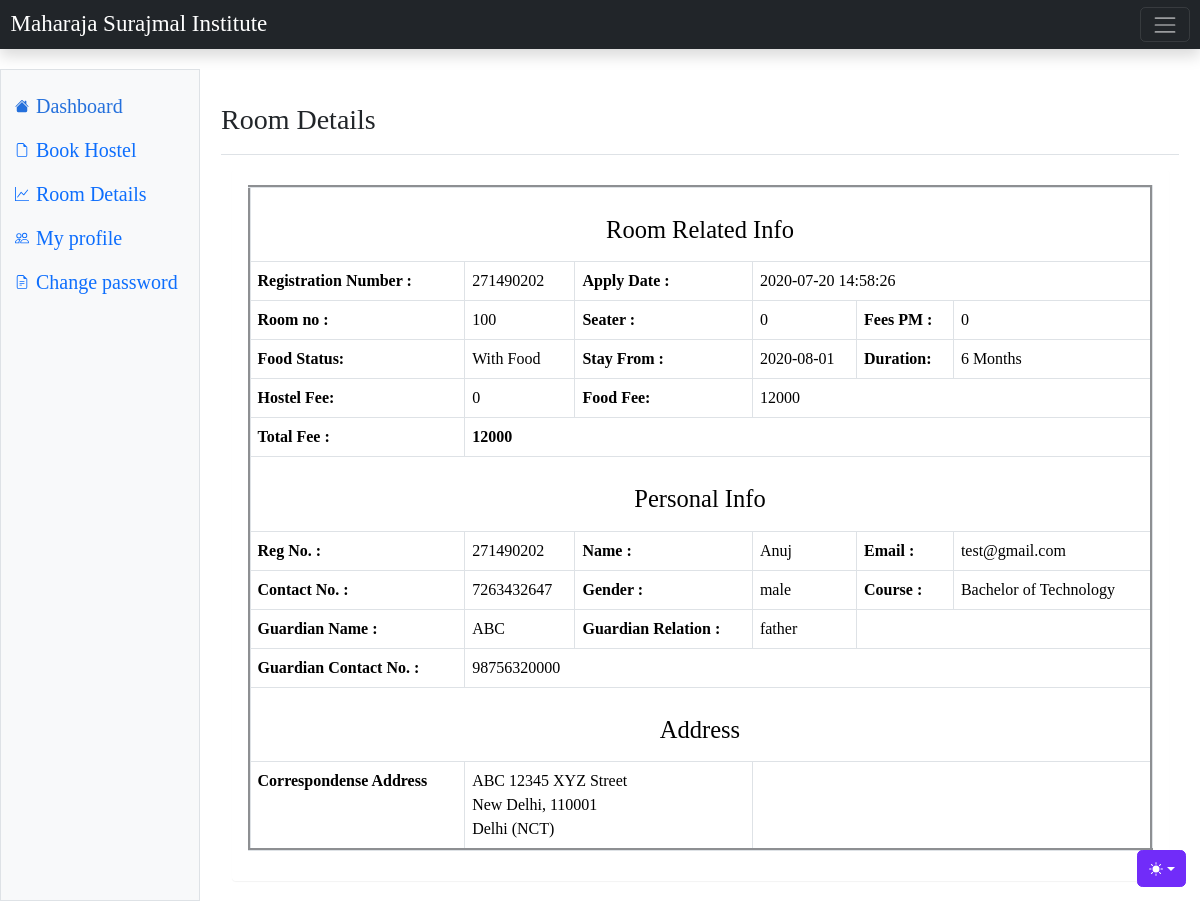
/hostel/room-details.php (signed in), run on the app's committed database.
### tables this page shows
CREATE TABLE `registration` (
  `id` int(11) NOT NULL,
  `roomno` int(11) DEFAULT NULL,
  `seater` int(10) NOT NULL,
  `feespm` int(10) NOT NULL,
  `foodstatus` int(11) DEFAULT NULL,
  `stayfrom` date DEFAULT NULL,
  `duration` int(11) DEFAULT NULL,
  `course` varchar(500) DEFAULT NULL,
  `regno` bigint(15) DEFAULT NULL,
  `name` varchar(500) DEFAULT NULL,
  `gender` varchar(250) DEFAULT NULL,
  `contactno` bigint(11) DEFAULT NULL,
  `emailid` varchar(500) DEFAULT NULL,
  `guardianName` varchar(500) DEFAULT NULL,
  `guardianRelation` varchar(100) NOT NULL,
  `guardianContactno` bigint(11) DEFAULT NULL,
  `corresAddress` varchar(500) DEFAULT NULL,
  `corresCIty` varchar(500) DEFAULT NULL,
  `corresState` varchar(500) DEFAULT NULL,
  `corresPincode` int(11) DEFAULT NULL,
  `postingDate` timestamp NULL DEFAULT CURRENT_TIMESTAMP,
  `updationDate` varchar(500) DEFAULT NULL
);

### hostel/room-details.php (the view, shortened to what this page needs)
<!DOCTYPE html>
<html lang="en" data-bs-theme="auto">
<head>
    <link rel="stylesheet" href="https://cdn.jsdelivr.net/npm/@docsearch/css@3">
    <link href="../assets/dist/css/bootstrap.min.css" rel="stylesheet">
    <link href="https://cdn.jsdelivr.net/npm/bootstrap-icons@1.10.5/font/bootstrap-icons.min.css" rel="stylesheet">
    <link href="css/sign-in.css" rel="stylesheet">
    <link href="css/dashboard.css" rel="stylesheet">
    <link rel="stylesheet" href="css/style.css">
</head>
<body style="font-family: 'Times New Roman', Times, serif;">
    <?php include('includes/navbar-dashboard.php'); ?>
    <main class="col-md-9 ms-sm-auto col-lg-10 px-md-4">
        <div class="d-flex justify-content-between flex-wrap flex-md-nowrap align-items-center pt-3 pb-2 mb-3 border-bottom">
            <h1 class="h2">Room Details</h1>
        </div>
        <div class="content-wrapper" style="font-size: 16px; font-family: georgia">
            <div class="container-fluid">
                <div class="col-md-12">
                    <div class="panel panel-default">
                        <div class="panel-heading">
                            <div class="panel-body">
                                <table id="zctb" class="table table-bordered " cellspacing="0" width="100%" border="3">
                                    <tbody>
                                        <?php
                                        $aid = $_SESSION['login'];
                                        $ret = "select * from registration where (emailid=? || id=?)";
                                        $stmt = $mysqli->prepare($ret);
                                        $stmt->bind_param('ss', $aid, $aid);
                                        $stmt->execute();
                                        $res = $stmt->get_result();
                                        while ($row = $res->fetch_object()) {
                                        ?>
                                            <tr>
                                                <td colspan="6" style="text-align:center;">
                                                    <h3>Room Related Info</h3>
                                                </td>
                                            </tr>
                                            <tr>
                                                <th>Registration Number :</th>
                                                <td><?php echo $row->regno; ?></td>
                                                <th>Apply Date :</th>
                                                <td colspan="3"><?php echo $row->postingDate; ?></td>
                                            </tr>
                                            <tr>
                                                <td><b>Room no :</b></td>
                                                <td><?php echo $row->roomno; ?></td>
                                                <td><b>Seater :</b></td>
                                                <td><?php echo $row->seater; ?></td>
                                                <td><b>Fees PM :</b></td>
                                                <td><?php echo $fpm = $row->feespm; ?></td>
                                            </tr>
                                            <tr>
                                                <td><b>Food Status:</b></td>
                                                <td>
                                                    <?php if ($row->foodstatus == 0) {
                                                        echo "Without Food";
                                                    } else {
                                                        echo "With Food";
                                                    }; ?></td>
                                                <td><b>Stay From :</b></td>
                                                <td><?php echo $row->stayfrom; ?></td>
                                                <td><b>Duration:</b></td>
                                                <td><?php echo $dr = $row->duration; ?> Months</td>
                                            </tr>
                                            <tr>
                                                <th>Hostel Fee:</th>
                                                <td><?php echo $hf = $dr * $fpm ?></td>
                                                <th>Food Fee:</th>
                                                <td colspan="3">
                                                    <?php
                                                    if ($row->foodstatus == 1) {
                                                        echo $ff = (2000 * $dr);
                                                    } else {
                                                        echo $ff = 0;
                                                        echo "<span style='padding-left:2%; color:red;'>(You booked hostel without food).<span>";
                                                    } ?>
                                                </td>
                                            </tr>
                                            <tr>
                                                <th>Total Fee :</th>
                                                <th colspan="5"><?php echo $hf + $ff; ?></th>
                                            </tr>
                                            <tr>
                                                <td colspan="6" style="text-align:center;">
                                                    <h3>Personal  Info</h3>
                                                </td>
                                            </tr>
                                            <tr>
                                                <td><b>Reg No. :</b></td>
                                                <td><?php echo $row->regno; ?></td>
                                                <td><b>Name :</b></td>
                                                <td><?php echo $row->name; ?></td>
                                                <td><b>Email :</b></td>
                                                <td><?php echo $row->emailid; ?></td>
                                            </tr>
                                            <tr>
                                                <td><b>Contact No. :</b></td>
                                                <td><?php echo $row->contactno; ?></td>
                                                <td><b>Gender :</b></td>
                                                <td><?php echo $row->gender; ?></td>
                                                <td><b>Course :</b></td>
                                                <td><?php echo $row->course; ?></td>
                                            </tr>
                                            <tr>
                                                <td><b>Guardian Name :</b></td>
                                                <td><?php echo $row->guardianName; ?></td>
                                                <td><b>Guardian Relation :</b></td>
                                                <td><?php echo $row->guardianRelation; ?></td>
                                            </tr>
                                            <tr>
                                                <td><b>Guardian Contact No. :</b></td>
                                                <td colspan="6"><?php echo $row->guardianContactno; ?></td>
                                            </tr>
                                            <tr>
                                                <td colspan="6" style="text-align:center;">
                                                    <h3>Address</h3>
                                                </td>
                                            </tr>
                                            <tr>
                                                <td><b>Correspondense Address</b></td>
                                                <td colspan="2">
                                                    <?php echo $row->corresAddress; ?><br />
                                                    <?php echo $row->corresCIty; ?>,
                                                    <?php echo $row->corresPincode; ?><br />
                                                    <?php echo $row->corresState; ?>
                                                </td>
                                            </tr>
                                        <?php
                                        } ?>
                                    </tbody>
                                </table>
                            </div>
                        </div>
                    </div>
                </div>
            </div>
        </div>
        <?php include('includes/theme.php'); ?>
    </main>
    </div>
    </div>
</body>
</html>

### hostel/includes/navbar-dashboard.php (shortened to what this page needs)
<link rel="stylesheet" href="css/navbars-offcanvas.css">
<nav class="navbar navbar-dark bg-dark shadow sticky-top" aria-label="Dark offcanvas navbar">
    <div class="container-fluid">
        <a class="nav-link active" href="#" style="font-size: 23px; color: #ffffff;">Maharaja Surajmal Institute</a>
        <button class="navbar-toggler" type="button" data-bs-toggle="offcanvas" data-bs-target="#offcanvasNavbarDark" aria-controls="offcanvasNavbarDark" aria-label="Toggle navigation">
            <span class="navbar-toggler-icon"></span>
        </button>
</nav>
<div class="container-fluid" style="font-size: 17px;">
    <div class="row">
        <div class="sidebar border border-right col-md-3 col-lg-2 p-0 bg-body-tertiary">
            <div class="offcanvas-md offcanvas-end bg-body-tertiary" tabindex="-1" id="sidebarMenu" aria-labelledby="sidebarMenuLabel">
                <div class="offcanvas-body d-md-flex flex-column p-0 pt-lg-3 overflow-y-auto">
                    <ul class="nav flex-column">
                        <li class="nav-item">
                            <a class="nav-link d-flex align-items-center gap-2 active" aria-current="page" href="dashboard.php" style="font-size: 20px;">
                                <svg class="bi">
                                    <use xlink:href="#house-fill" />
                                </svg>
                                Dashboard
                            </a>
                        </li>
                        <li class="nav-item">
                            <a class="nav-link d-flex align-items-center gap-2" href="book_hostel.php" style="font-size: 20px;">
                                <svg class="bi">
                                    <use xlink:href="#file-earmark" />
                                </svg>
                                Book Hostel
                            </a>
                        </li>
                        <li class="nav-item">
                            <a class="nav-link d-flex align-items-center gap-2" href="room-details.php" style="font-size: 20px;" s>
                                <svg class="bi">
                                    <use xlink:href="#graph-up" />
                                </svg>
                                Room Details
                            </a>
                        </li>
                        <li class="nav-item">
                            <a class="nav-link d-flex align-items-center gap-2" href="my-profile.php" style="font-size: 20px;">
                                <svg class="bi">
                                    <use xlink:href="#people" />
                                </svg>
                                My profile
                            </a>
                        </li>
                        <li class="nav-item">
                            <a class="nav-link d-flex align-items-center gap-2" href="change-password.php" style="font-size: 20px;">
                                <svg class="bi">
                                    <use xlink:href="#file-earmark-text" />
                                </svg>
                                Change password
                            </a>
                        </li>
                        <li>&nbsp;</li>
                        <li>&nbsp;</li>
                        <li>&nbsp;</li>
                        <li>&nbsp;</li>
                        <li>&nbsp;</li>
                        <li>&nbsp;</li>
                        <li>&nbsp;</li>
                        <li>&nbsp;</li>
                        <li>&nbsp;</li>
                        <li>&nbsp;</li>
                        <li>&nbsp;</li>
                        <li>&nbsp;</li>
                        <li>&nbsp;</li>
                        <li>&nbsp;</li>
                        <li>&nbsp;</li>
                        <li>&nbsp;</li>
                        <li>&nbsp;</li>
                        <li>&nbsp;</li>
                        <li>&nbsp;</li>
                    </ul>
                </div>
            </div>
        </div>

### hostel/includes/theme.php (shortened to what this page needs)
<div class="dropdown position-fixed bottom-0 end-0 mb-3 me-3 bd-mode-toggle">
    <button class="btn btn-bd-primary py-2 dropdown-toggle d-flex align-items-center" id="bd-theme" type="button" aria-expanded="false" data-bs-toggle="dropdown" aria-label="Toggle theme (auto)">
        <svg class="bi my-1 theme-icon-active" width="1em" height="1em">
            <use href="#circle-half"></use>
        </svg>
    </button>
</div>

### hostel/css/sign-in.css (style rules this page uses)
html, body { height: 100%; }

### hostel/css/dashboard.css (style rules this page uses)
.bi { display: inline-block; width: 1rem; height: 1rem; }
.sidebar .nav-link { font-size: .875rem; font-weight: 500; }
.sidebar .nav-link.active { color: #2470dc; }

### hostel/css/style.css (style rules this page uses)
html { font-size: 14px; }
@media only screen and (min-width: 480px) { html { font-size: 17px; } }
@media only screen and (min-width: 768px) { html { font-size: 14px; } }
body { font-size: 1em; }
a { color: #37a6c4; }
.btn { font-family: 'Oswald', sans-serif; }
.panel { overflow: hidden; }
ul, li { margin: 0; padding: 0; list-style: none; }
.btn { text-transform: none; }
.panel-default { border-color: #dfd7ca; }
.panel { box-shadow: none; margin-bottom: 20px; border: 1px solid transparent; border-radius: 4px; -webkit-box-shadow: 0 1px 1px rgba(0, 0, 0, 0.05); box-shadow: 0 1px 1px rgba(0, 0, 0, 0.05); overflow: hidden; }
.panel-body { padding: 15px; }
h1, .h1, h2, .h2, h3, .h3 { margin-top: 20px; margin-bottom: 10px; }

### hostel/css/navbars-offcanvas.css (style rules this page uses)
body { padding-bottom: 20px; }
.navbar { margin-bottom: 20px; }

### hostel/room-details.php (style rules this page uses)
.bi { vertical-align: -.125em; fill: currentColor; }
.btn-bd-primary { --bd-violet-bg: #712cf9; --bd-violet-rgb: 112.520718, 44.062154, 249.437846; --bs-btn-font-weight: 600; --bs-btn-color: var(--bs-white); --bs-btn-bg: var(--bd-violet-bg); --bs-btn-border-color: var(--bd-violet-bg); --bs-btn-hover-color: var(--bs-white); --bs-btn-hover-bg: #6528e0; --bs-btn-hover-border-color: #6528e0; --bs-btn-focus-shadow-rgb: var(--bd-violet-rgb); --bs-btn-active-color: var(--bs-btn-hover-color); --bs-btn-active-bg: #5a23c8; --bs-btn-active-border-color: #5a23c8; }
.panel-body { padding: 15px; }
h1, .h1, h2, .h2, h3, .h3 { margin-top: 20px; margin-bottom: 10px; }

### data on the page
registration: regno "271490202", postingDate "2020-07-20 14:58:26", roomno "100", seater "0", feespm "0", foodstatus "With Food", stayfrom "2020-08-01", duration "6", $hf=$dr*$fpm "0", $ff=(2000*$dr) "12000", $hf + $ff "12000", name "Anuj", emailid "test@gmail.com", contactno "7263432647", gender "male", course "Bachelor of Technology", guardianName "ABC", guardianRelation "father", guardianContactno "98756320000", corresAddress "ABC 12345 XYZ Street", corresCIty "New Delhi", corresPincode "110001", corresState "Delhi (NCT)"
